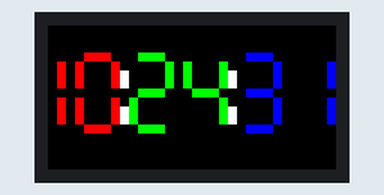
A sketch run on a simulated ESP8266 (NodeMCU). Parts: 32×16 colour display. WiFi joins after 1.5 s; servers stay silent unless stated; network time is answered at once with the bench clock; the local clock reads 2024-03-15 10:24:30 at power-on unless the sketch sets it; what the sketch prints to the serial monitor is not drawn.

Above: at 1.77 s.
At 5.1 s:
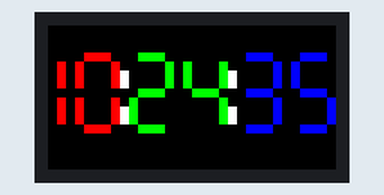
At 8.2 s:
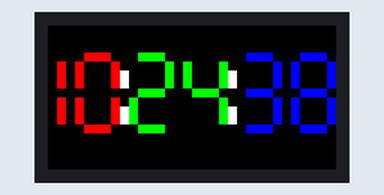
At 18.2 s:
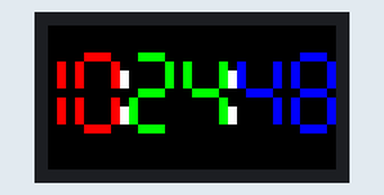
At 28.2 s:
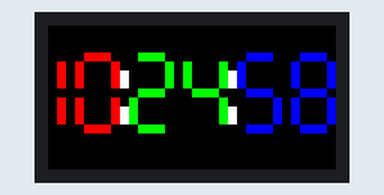
At 38.2 s:
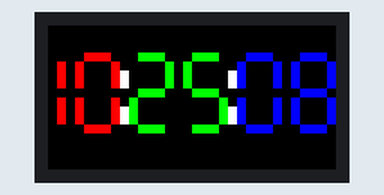

Measured:
- what the display in image 0 shows lasts 0.5 s, from 1.5 s to 2.0 s
- what the display in image 1 shows lasts 0.9 s, from 5.1 s to 6.0 s

The sketch:

Morphing_Clock.ino
```cpp
//
// Thanks to:
// Dominic Buchstaller for PxMatrix
// Hari Wiguna aka HariFun for Morphing Digits
// Brian Lough aka WitnessMeNow for tutorials on the matrix

// ESP8266 WiFi main library
#include <ESP8266WiFi.h>

// Libraries for internet time
#include <WiFiUdp.h>
#include <NTPClient.h>          // include NTPClient library
#include <TimeLib.h>            // include Arduino time library

#include <PxMatrix.h>

#ifdef ESP32

#define P_LAT 22
#define P_A 19
#define P_B 23
#define P_C 18
#define P_D 5
#define P_E 15
#define P_OE 2
hw_timer_t * timer = NULL;
portMUX_TYPE timerMux = portMUX_INITIALIZER_UNLOCKED;

#endif

#ifdef ESP8266

#include <Ticker.h>
Ticker display_ticker;
#define P_LAT 16
#define P_A 5
#define P_B 4
#define P_C 15
#define P_D 12
#define P_E 0
#define P_OE 2

#endif

// Pins for LED MATRIX
PxMATRIX display(32, 16, P_LAT, P_OE, P_A, P_B, P_C, P_D);

// set Wi-Fi SSID and password
const char *ssid     = "SSID";
const char *password = "PASSWORD";

WiFiUDP ntpUDP;
// 'time.nist.gov' is used (default server) with +1 hour offset (3600 seconds) 60 seconds (60000 milliseconds) update interval
NTPClient timeClient(ntpUDP, "time.nist.gov", 19800, 60000); //GMT+5:30 : 5*3600+30*60=19800

byte _Second, _Minute, _Hour;
unsigned long _Epoch;

#ifdef ESP8266
// ISR for display refresh
void display_updater()
{
  display.display(70);
}
#endif

#ifdef ESP32
void IRAM_ATTR display_updater() {
  // Increment the counter and set the time of ISR
  portENTER_CRITICAL_ISR(&timerMux);
  //isplay.display(70);
  display.displayTestPattern(70);
  portEXIT_CRITICAL_ISR(&timerMux);
}
#endif

//=== SEGMENTS ===
#include "Digit.h"
Digit digit0(&display, 2, 32 - 0 - 5 * 1, 5, display.color565(0, 0, 255));
Digit digit1(&display, 2, 32 - 1 - 5 * 2, 5, display.color565(0, 0, 255));
Digit digit2(&display, 2, 32 - 2 - 5 * 3, 5, display.color565(0, 255, 0));
Digit digit3(&display, 2, 32 - 3 - 5 * 4, 5, display.color565(0, 255, 0));
Digit digit4(&display, 2, 32 - 4 - 5 * 5, 5, display.color565(255, 0, 0));
Digit digit5(&display, 2, 32 - 5 - 5 * 6, 5, display.color565(255, 0, 0));
//int changeSpeed = 500;

void setup() {
  // put your setup code here, to run once:
  Serial.begin(115200);
  display.begin(4);
  display.setScanPattern(ZAGZIG);

#ifdef ESP8266
  display_ticker.attach(0.002, display_updater);
#endif

#ifdef ESP32
  timer = timerBegin(0, 80, true);
  timerAttachInterrupt(timer, &display_updater, true);
  timerAlarmWrite(timer, 2000, true);
  timerAlarmEnable(timer);
#endif

  WiFi.begin(ssid, password);
  Serial.print("Connecting.");
  while ( WiFi.status() != WL_CONNECTED )
  {
    delay(500);
    Serial.print(".");
  }
  Serial.println("connected");
  timeClient.begin();
  delay(10);

  display.fillScreen(display.color565(0, 0, 0));
  digit1.DrawColon(display.color565(255, 255, 255));
  digit3.DrawColon(display.color565(255, 255, 255));
}


void loop() {
  if (WiFi.status() == WL_CONNECTED)  // check WiFi connection status
  {
    timeClient.update();
    unsigned long unix_epoch = timeClient.getEpochTime();   // get UNIX Epoch time
    if (unix_epoch != _Epoch) {
      int Second = second(unix_epoch);      // get seconds from the UNIX Epoch time
      int Minute = minute(unix_epoch);    // get minutes (0 - 59)
      int Hour   = hour(unix_epoch);        // get hours   (0 - 23)

      if (Hour > 12) {
        Hour = Hour - 12;
      }
      else
        Hour = Hour;

      if (_Epoch == 0) { // If we didn't have a previous time. Just draw it without morphing.
        digit0.Draw(Second % 10);
        digit1.Draw(Second / 10);
        digit2.Draw(Minute % 10);
        digit3.Draw(Minute / 10);
        digit4.Draw(Hour % 10);
        if (Hour >= 10) digit5.Draw(Hour / 10);
      }
      else
      {
        // epoch changes every miliseconds, we only want to draw when digits actually change.
        if (Second != _Second) {
          digit1.DrawColon(display.color565(0, 0, 0));
          digit3.DrawColon(display.color565(0, 0, 0));
          int s0 = Second % 10;
          int s1 = Second / 10;
          if (s0 != digit0.Value()) digit0.Morph(s0);
          if (s1 != digit1.Value()) digit1.Morph(s1);
          digit1.DrawColon(display.color565(255, 255, 255));
          digit3.DrawColon(display.color565(255, 255, 255));
          _Second = Second;
        }

        if (Minute != _Minute) {
          int m0 = Minute % 10;
          int m1 = Minute / 10;
          if (m0 != digit2.Value()) digit2.Morph(m0);
          if (m1 != digit3.Value()) digit3.Morph(m1);
          _Minute = Minute;
        }

        if (Hour != _Hour) {
          int h0 = Hour % 10;
          int h1 = Hour / 10;
          if (h0 != digit4.Value()) digit4.Morph(h0);
          if (h1 > 0) {
            if (h1 != digit5.Value()) digit5.Morph(h1);
          }
          _Hour = Hour;
        }
      }
      _Epoch = unix_epoch;
    }
  }
}
```

Digit.cpp
```cpp
#include "Digit.h"

const byte sA = 0;
const byte sB = 1;
const byte sC = 2;
const byte sD = 3;
const byte sE = 4;
const byte sF = 5;
const byte sG = 6;
const int segHeight = 3;
const int segWidth = segHeight;
const uint16_t height = 16;
const uint16_t width = 32;

byte digitBits[] = {
  B11111100, // 0 ABCDEF--
  B01100000, // 1 -BC-----
  B11011010, // 2 AB-DE-G-
  B11110010, // 3 ABCD--G-
  B01100110, // 4 -BC--FG-
  B10110110, // 5 A-CD-FG-
  B10111110, // 6 A-CDEFG-
  B11100000, // 7 ABC-----
  B11111110, // 8 ABCDEFG-
  B11110110, // 9 ABCD_FG-
};

uint16_t black;

Digit::Digit(PxMATRIX* d, byte value, uint16_t xo, uint16_t yo, uint16_t color) {
  _display = d;
  _value = value;
  xOffset = xo;
  yOffset = yo;
  _color = color;
}

byte Digit::Value() {
  return _value;
}
void Digit::drawPixel(uint16_t x, uint16_t y, uint16_t c)
{
  _display->drawPixel(xOffset + x, height - (y + yOffset), c);
}

void Digit::drawLine(uint16_t x, uint16_t y, uint16_t x2, uint16_t y2, uint16_t c)
{
  _display->drawLine(xOffset + x, height - (y + yOffset), xOffset + x2, height - (y2 + yOffset), c);
}

void Digit::drawFillRect(uint16_t x, uint16_t y, uint16_t w, uint16_t h, uint16_t c)
{
  _display->fillRect(xOffset + x, height - (y + yOffset), w,h, c);
}

void Digit::DrawColon(uint16_t c)
{
  // Colon is drawn to the left of this digit
  drawFillRect(-1, segHeight-1, 1,2, c);
  drawFillRect(-1, segHeight+3, 1,2, c);
}

void Digit::drawSeg(byte seg)
{
  switch (seg) {
    case sA: drawLine(1, segHeight * 2 + 2, segWidth, segHeight * 2 + 2, _color); break;
    case sB: drawLine(segWidth + 1, segHeight * 2 + 1, segWidth + 1, segHeight + 2, _color); break;
    case sC: drawLine(segWidth + 1, 1, segWidth + 1, segHeight, _color); break;
    case sD: drawLine(1, 0, segWidth, 0, _color); break;
    case sE: drawLine(0, 1, 0, segHeight, _color); break;
    case sF: drawLine(0, segHeight * 2 + 1, 0, segHeight + 2, _color); break;
    case sG: drawLine(1, segHeight + 1, segWidth, segHeight + 1, _color); break;
  }
}

void Digit::Draw(byte value) {
  byte pattern = digitBits[value];
  if (bitRead(pattern, 7)) drawSeg(sA);
  if (bitRead(pattern, 6)) drawSeg(sB);
  if (bitRead(pattern, 5)) drawSeg(sC);
  if (bitRead(pattern, 4)) drawSeg(sD);
  if (bitRead(pattern, 3)) drawSeg(sE);
  if (bitRead(pattern, 2)) drawSeg(sF);
  if (bitRead(pattern, 1)) drawSeg(sG);
  _value = value;
}

void Digit::Morph2() {
  // TWO
  for (int i = 0; i <= segWidth; i++)
  {
    if (i < segWidth) {
      drawPixel(segWidth - i, segHeight * 2 + 2, _color);
      drawPixel(segWidth - i, segHeight + 1, _color);
      drawPixel(segWidth - i, 0, _color);
    }

    drawLine(segWidth + 1 - i, 1, segWidth + 1 - i, segHeight, black);
    drawLine(segWidth - i, 1, segWidth - i, segHeight, _color);
    delay(animSpeed);
  }
}

void Digit::Morph3() {
  // THREE
  for (int i = 0; i <= segWidth; i++)
  {
    drawLine(0 + i, 1, 0 + i, segHeight, black);
    drawLine(1 + i, 1, 1 + i, segHeight, _color);
    delay(animSpeed);
  }
}

void Digit::Morph4() {
  // FOUR
  for (int i = 0; i < segWidth; i++)
  {
    drawPixel(segWidth - i, segHeight * 2 + 2, black); // Erase A
    drawPixel(0, segHeight * 2 + 1 - i, _color); // Draw as F
    drawPixel(1 + i, 0, black); // Erase D
    delay(animSpeed);
  }
}

void Digit::Morph5() {
  // FIVE
  for (int i = 0; i < segWidth; i++)
  {
    drawPixel(segWidth + 1, segHeight + 2 + i, black); // Erase B
    drawPixel(segWidth - i, segHeight * 2 + 2, _color); // Draw as A
    drawPixel(segWidth - i, 0, _color); // Draw D
    delay(animSpeed);
  }
}

void Digit::Morph6() {
  // SIX
  for (int i = 0; i <= segWidth; i++)
  {
    // Move C right to left
    drawLine(segWidth - i, 1, segWidth - i, segHeight, _color);
    if (i > 0) drawLine(segWidth - i + 1, 1, segWidth - i + 1, segHeight, black);
    delay(animSpeed);
  }
}

void Digit::Morph7() {
  // SEVEN
  for (int i = 0; i <= (segWidth + 1); i++)
  {
    // Move E left to right
    drawLine(0 + i - 1, 1, 0 + i - 1, segHeight, black);
    drawLine(0 + i, 1, 0 + i, segHeight, _color);

    // Move F left to right
    drawLine(0 + i - 1, segHeight * 2 + 1, 0 + i - 1, segHeight + 2, black);
    drawLine(0 + i, segHeight * 2 + 1, 0 + i, segHeight + 2, _color);

    // Erase D and G gradually
    drawPixel(1 + i, 0, black); // D
    drawPixel(1 + i, segHeight + 1, black); // G
    delay(animSpeed);
  }
}

void Digit::Morph8() {
  // EIGHT
  for (int i = 0; i <= segWidth; i++)
  {
    // Move B right to left
    drawLine(segWidth - i, segHeight * 2 + 1, segWidth - i, segHeight + 2, _color);
    if (i > 0) drawLine(segWidth - i + 1, segHeight * 2 + 1, segWidth - i + 1, segHeight + 2, black);

    // Move C right to left
    drawLine(segWidth - i, 1, segWidth - i, segHeight, _color);
    if (i > 0) drawLine(segWidth - i + 1, 1, segWidth - i + 1, segHeight, black);

    // Gradually draw D and G
    if (i < segWidth) {
      drawPixel(segWidth - i, 0, _color); // D
      drawPixel(segWidth - i, segHeight + 1, _color); // G
    }
    delay(animSpeed);
  }
}

void Digit::Morph9() {
  // NINE
  for (int i = 0; i <= (segWidth + 1); i++)
  {
    // Move E left to right
    drawLine(0 + i - 1, 1, 0 + i - 1, segHeight, black);
    drawLine(0 + i, 1, 0 + i, segHeight, _color);
    delay(animSpeed);
  }
}

void Digit::Morph0() {
  // ZERO
  for (int i = 0; i <= segWidth; i++)
  {
    if (_value==1) { // If 1 to 0, slide B to F and E to C
      // slide B to F
      drawLine(segWidth - i, segHeight * 2+1 , segWidth - i, segHeight + 2, _color);
      if (i > 0) drawLine(segWidth - i + 1, segHeight * 2+1, segWidth - i + 1, segHeight + 2, black);

      // slide E to C
      drawLine(segWidth - i, 1, segWidth - i, segHeight, _color);
      if (i > 0) drawLine(segWidth - i + 1, 1, segWidth - i + 1, segHeight, black);

      if (i<segWidth) drawPixel(segWidth - i, segHeight * 2 + 2 , _color); // Draw A
      if (i<segWidth) drawPixel(segWidth - i, 0, _color); // Draw D
    }

    if (_value==2) { // If 2 to 0, slide B to F and Flow G to C
      // slide B to F
      drawLine(segWidth - i, segHeight * 2+1 , segWidth - i, segHeight + 2, _color);
      if (i > 0) drawLine(segWidth - i + 1, segHeight * 2+1, segWidth - i + 1, segHeight + 2, black);

      drawPixel(1+i, segHeight + 1, black); // Erase G left to right
      if (i<segWidth) drawPixel(segWidth + 1, segHeight + 1- i, _color);// Draw C
    }

    if (_value==3) { // B to F, C to E
      // slide B to F
      drawLine(segWidth - i, segHeight * 2+1 , segWidth - i, segHeight + 2, _color);
      if (i > 0) drawLine(segWidth - i + 1, segHeight * 2+1, segWidth - i + 1, segHeight + 2, black);

      // Move C to E
      drawLine(segWidth - i, 1, segWidth - i, segHeight, _color);
      if (i > 0) drawLine(segWidth - i + 1, 1, segWidth - i + 1, segHeight, black);

      // Erase G from right to left
      drawPixel(segWidth - i, segHeight + 1, black); // G
    }

    if (_value==5) { // If 5 to 0, we also need to slide F to B
      if (i<segWidth) {
        if (i>0) drawLine(1 + i, segHeight * 2 + 1, 1 + i, segHeight + 2, black);
        drawLine(2 + i, segHeight * 2 + 1, 2 + i, segHeight + 2, _color);
      }
    }

    if (_value==5 || _value==9) { // If 9 or 5 to 0, Flow G into E
      if (i<segWidth) drawPixel(segWidth - i, segHeight + 1, black);
      if (i<segWidth) drawPixel(0, segHeight - i, _color);
    }
    delay(animSpeed);
  }
}

void Digit::Morph1() {
  // Zero to One
  for (int i = 0; i <= (segWidth + 1); i++)
  {
    // Move E left to right
    drawLine(0 + i - 1, 1, 0 + i - 1, segHeight, black);
    drawLine(0 + i, 1, 0 + i, segHeight, _color);

    // Move F left to right
    drawLine(0 + i - 1, segHeight * 2 + 1, 0 + i - 1, segHeight + 2, black);
    drawLine(0 + i, segHeight * 2 + 1, 0 + i, segHeight + 2, _color);

    // Gradually Erase A, G, D
    drawPixel(1 + i, segHeight * 2 + 2, black); // A
    drawPixel(1 + i, 0, black); // D
    drawPixel(1 + i, segHeight + 1, black); // G

    delay(animSpeed);
  }
}

void Digit::Morph(byte newValue) {
  switch (newValue) {
    case 2: Morph2(); break;
    case 3: Morph3(); break;
    case 4: Morph4(); break;
    case 5: Morph5(); break;
    case 6: Morph6(); break;
    case 7: Morph7(); break;
    case 8: Morph8(); break;
    case 9: Morph9(); break;
    case 0: Morph0(); break;
    case 1: Morph1(); break;
  }
  _value = newValue;
}
```

Digit.h
```cpp
#ifndef DIGIT_H
#define DIGIT_H

#include <Arduino.h>

#include <PxMatrix.h> // https://github.com/2dom/PxMatrix

class Digit {

  public:
    Digit(PxMATRIX* d, byte value, uint16_t xo, uint16_t yo, uint16_t color);
    void Draw(byte value);
    void Morph(byte newValue);
    byte Value();
    void DrawColon(uint16_t c);

  private:
    PxMATRIX* _display;
    byte _value;
    uint16_t _color;
    uint16_t xOffset;
    uint16_t yOffset;
    int animSpeed = 30;

    void drawPixel(uint16_t x, uint16_t y, uint16_t c);
    void drawFillRect(uint16_t x, uint16_t y, uint16_t w, uint16_t h, uint16_t c);
    void drawLine(uint16_t x, uint16_t y, uint16_t x2, uint16_t y2, uint16_t c);
    void drawSeg(byte seg);
    void Morph2();
    void Morph3();
    void Morph4();
    void Morph5();
    void Morph6();
    void Morph7();
    void Morph8();
    void Morph9();
    void Morph0();
    void Morph1();
};

#endif
```
